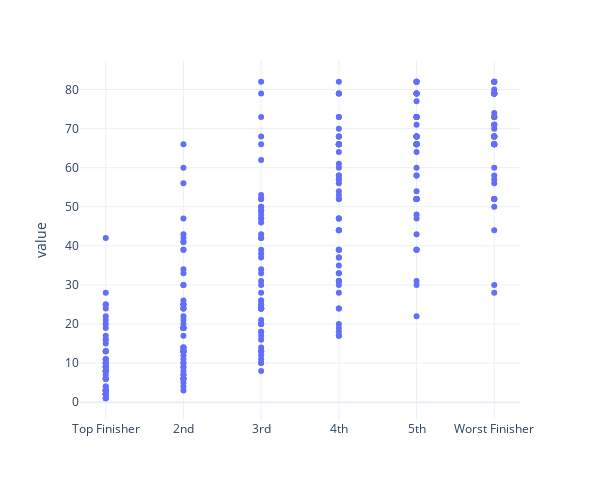

The notebook cell saved with this chart:
### Code cell
fin_place_scatter = px.scatter(melted_finish_means,
                  x='variable',
                  y='value',
#                   color='team',
                  template='plotly_white',
                  width=600,
                  height=500,
                  labels={'variable':''},
#                   color_discrete_map=team_color,
#                   trendline='lowess'
                              )

fin_place_scatter.update_layout(title_x=.5,
                               legend=dict(
                                   title=None,
                                   orientation='h',
                                   x=0,
                                   y=1.3
                               )
                              )

### Figure 1 — Plotly figure (JSON) as saved in the notebook; plotly's stock layout.template omitted (floating-point values rounded to 4 significant figures; data arrays with more than 128 entries replaced by an {"elided": "..."} marker saying what was removed)
{"data": [{"hovertemplate": "=%{x}<br>value=%{y}<extra></extra>", "legendgroup": "", "marker": {"color": "#636efa", "symbol": "circle"}, "mode": "markers", "name": "", "orientation": "v", "showlegend": false, "type": "scatter", "x": {"elided": "336 str values"}, "xaxis": "x", "y": {"elided": "336 int values"}, "yaxis": "y"}], "layout": {"height": 500, "legend": {"orientation": "h", "title": {}, "tracegroupgap": 0, "x": 0, "y": 1.3}, "margin": {"t": 60}, "title": {"x": 0.5}, "width": 600, "xaxis": {"anchor": "y", "domain": [0, 1], "title": {"text": ""}}, "yaxis": {"anchor": "x", "domain": [0, 1], "title": {"text": "value"}}}}
